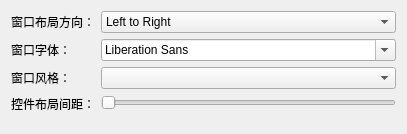
<?xml version="1.0" encoding="UTF-8"?>
<ui version="4.0">
 <class>EmbeddedDialog</class>
 <widget class="QDialog" name="EmbeddedDialog">
  <property name="geometry">
   <rect>
    <x>0</x>
    <y>0</y>
    <width>407</width>
    <height>134</height>
   </rect>
  </property>
  <property name="windowTitle">
   <string>嵌入式对话框</string>
  </property>
  <layout class="QFormLayout" name="formLayout">
   <item row="0" column="0">
    <widget class="QLabel" name="label">
     <property name="text">
      <string>窗口布局方向：</string>
     </property>
     <property name="buddy">
      <cstring>layoutDirection</cstring>
     </property>
    </widget>
   </item>
   <item row="0" column="1">
    <widget class="QComboBox" name="layoutDirection">
     <item>
      <property name="text">
       <string>Left to Right</string>
      </property>
     </item>
     <item>
      <property name="text">
       <string>Right to Left</string>
      </property>
     </item>
    </widget>
   </item>
   <item row="1" column="0">
    <widget class="QLabel" name="label_2">
     <property name="text">
      <string>窗口字体：</string>
     </property>
     <property name="buddy">
      <cstring>fontComboBox</cstring>
     </property>
    </widget>
   </item>
   <item row="1" column="1">
    <widget class="QFontComboBox" name="fontComboBox"/>
   </item>
   <item row="2" column="0">
    <widget class="QLabel" name="label_3">
     <property name="text">
      <string>窗口风格：</string>
     </property>
     <property name="buddy">
      <cstring>style</cstring>
     </property>
    </widget>
   </item>
   <item row="2" column="1">
    <widget class="QComboBox" name="style"/>
   </item>
   <item row="3" column="0">
    <widget class="QLabel" name="label_4">
     <property name="text">
      <string>控件布局间距：</string>
     </property>
     <property name="buddy">
      <cstring>spacing</cstring>
     </property>
    </widget>
   </item>
   <item row="3" column="1">
    <widget class="QSlider" name="spacing">
     <property name="orientation">
      <enum>Qt::Horizontal</enum>
     </property>
    </widget>
   </item>
  </layout>
 </widget>
 <resources/>
 <connections/>
</ui>
